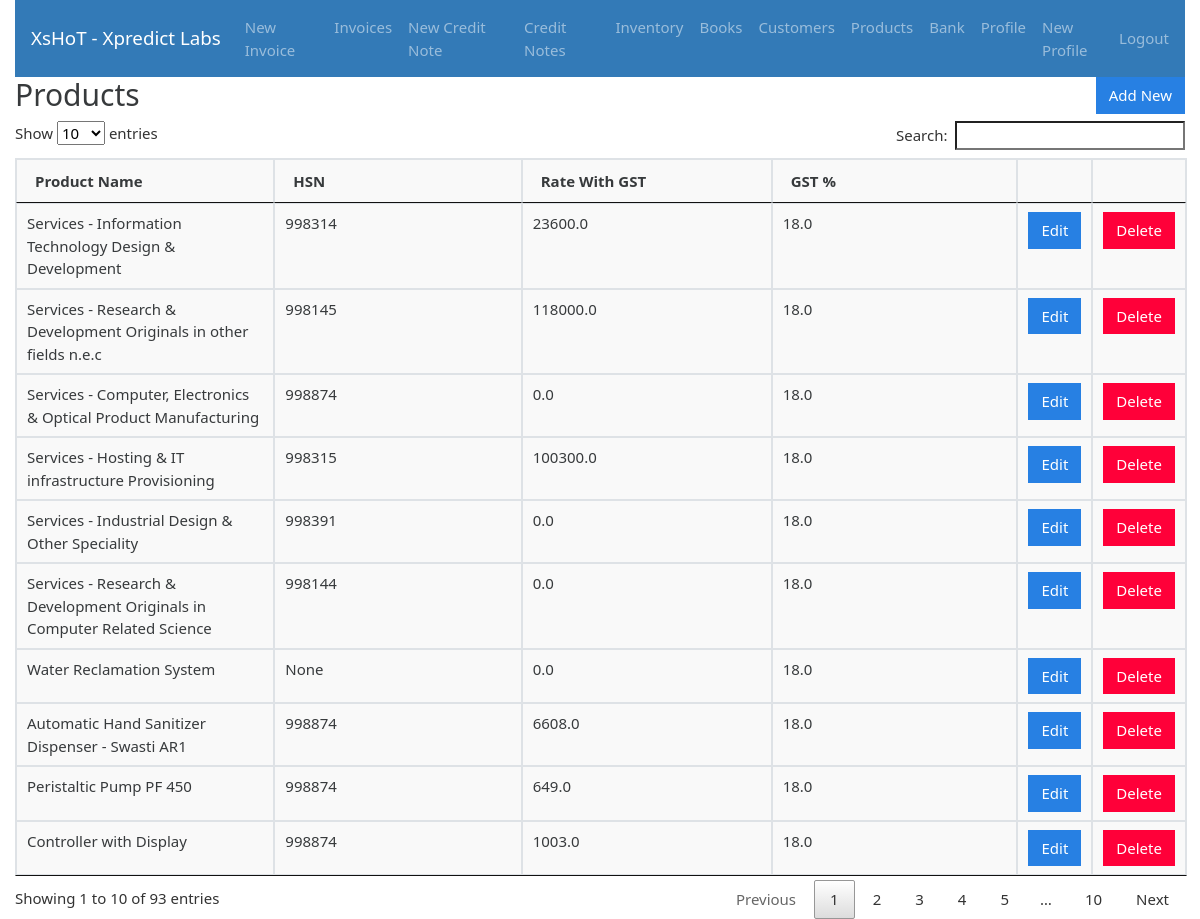
The app's page /products (signed in) with its own data.
### gstbillingapp/models.py (models this page shows, shortened)
class Product(models.Model):
    user = models.ForeignKey(User, null=True, blank=True, on_delete=models.SET_NULL)
    product_name = models.CharField(max_length=200)
    product_hsn = models.CharField(max_length=50, null=True, blank=True)
    product_unit = models.CharField(max_length=50)
    product_gst_percentage = models.FloatField()
    product_rate_with_gst = models.FloatField()

### gstbillingapp/views.py (the view)
# urls.py: path('products', views.products, name='products'),
@login_required
def products(request):
    context = {}
    if request.user.is_staff or request.user.is_superuser:
        products_qs = Product.objects.all()
    else:
        products_qs = Product.objects.filter(user=request.user)
    context['products'] = products_qs
    return render(request, 'gstbillingapp/products.html', context)

### gstbillingapp/templates/gstbillingapp/products.html (shortened to what this page needs)
{% extends "gstbillingapp/base.html" %}
{% load static %}
{% block content %}
		<div class="row">
			<div class="col">
				<h2>Products</h2>
			</div>
			<div class="col">
				<a href="{% url 'product_add' %}" id="add_product_btn"><button type="button" class="btn btn-primary">Add New</button></a>
			</div>
		</div>
		<table class="table table-bordered" id="product-table">
			<thead>
				<tr>
					<th>Product Name</th>
					<th>HSN</th>
					<th>Rate With GST</th>
					<th>GST %</th>
					<th></th>
					<th></th>
				</tr>
			</thead>
			<tbody class="two-col-form">
				{% for product in products %}
				<tr>
	 				<td>{{product.product_name}}</td>
	 				<td>{{product.product_hsn}}</td>
	 				<td>{{product.product_rate_with_gst}}</td>
	 				<td>{{product.product_gst_percentage}}</td>
	 				<td><a href="{% url 'product_edit' product.id %}"><button type="button" class="btn btn-primary">Edit</button></a></td>
	 				<td><button type="button" class="btn btn-danger" data-toggle="modal" data-target="#productDeleteModal" data-product-id="{{product.id}}" data-product-name="{{product.product_name}}">Delete</button></td>
				</tr>
				{% endfor %}
			</tbody>
		</table>
{% endblock %}

### gstbillingapp/static/gstbillingapp/main.css (style rules this page uses)
.table-bordered td, .table-bordered th { padding: 0.25em; }
.table-bordered tbody td, .table-bordered tbody th, .table-bordered thead th, .table-bordered thead td { background: #f9f9f9; }
.two-col-form td, .two-col-form th { width: 25%; }
#add_customer_btn, #add_product_btn { float: right; }

### records on screen
Product: product_name "Services - Information Technology Design & Development", product_hsn "998314", product_rate_with_gst "23600.0", product_gst_percentage "18.0"
Product: product_name "Services - Research & Development Originals in other fields n.e.c", product_hsn "998145", product_rate_with_gst "118000.0", product_gst_percentage "18.0"
Product: product_name "Services - Computer, Electronics & Optical Product Manufacturing", product_hsn "998874", product_rate_with_gst "0.0", product_gst_percentage "18.0"
Product: product_name "Services - Hosting & IT infrastructure Provisioning", product_hsn "998315", product_rate_with_gst "100300.0", product_gst_percentage "18.0"
Product: product_name "Services - Industrial Design & Other Speciality", product_hsn "998391", product_rate_with_gst "0.0", product_gst_percentage "18.0"
Product: product_name "Services - Research & Development Originals in Computer Related Science", product_hsn "998144", product_rate_with_gst "0.0", product_gst_percentage "18.0"
Product: product_name "Water Reclamation System", product_hsn "None", product_rate_with_gst "0.0", product_gst_percentage "18.0"
Product: product_name "Automatic Hand Sanitizer Dispenser - Swasti AR1", product_hsn "998874", product_rate_with_gst "6608.0", product_gst_percentage "18.0"
Product: product_name "Peristaltic Pump PF 450", product_hsn "998874", product_rate_with_gst "649.0", product_gst_percentage "18.0"
Product: product_name "Controller with Display", product_hsn "998874", product_rate_with_gst "1003.0", product_gst_percentage "18.0"
